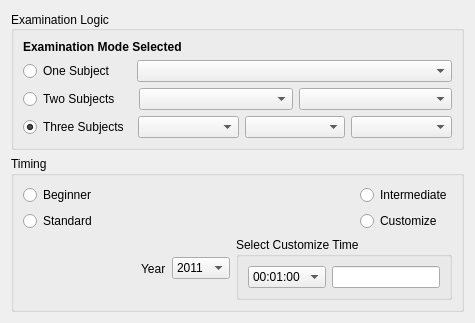
     <widget class="QWidget" name="exam">
      <layout class="QGridLayout" name="gridLayout_7">
       <item row="1" column="0">
        <widget class="QGroupBox" name="timingLogic">
         <property name="sizePolicy">
          <sizepolicy hsizetype="Expanding" vsizetype="Preferred">
           <horstretch>0</horstretch>
           <verstretch>0</verstretch>
          </sizepolicy>
         </property>
         <property name="title">
          <string>Timing</string>
         </property>
         <layout class="QGridLayout" name="gridLayout_9">
          <item row="0" column="0">
           <layout class="QGridLayout" name="gridLayout_6">
            <item row="0" column="0">
             <layout class="QGridLayout" name="gridLayout_4">
              <item row="0" column="0">
               <layout class="QVBoxLayout" name="verticalLayout_2">
                <item>
                 <widget class="QRadioButton" name="beginnerButton_7">
                  <property name="text">
                   <string>Beginner</string>
                  </property>
                 </widget>
                </item>
                <item>
                 <widget class="QRadioButton" name="standardButton_11">
                  <property name="text">
                   <string>Standard</string>
                  </property>
                 </widget>
                </item>
               </layout>
              </item>
              <item row="0" column="1">
               <spacer name="horizontalSpacer_7">
                <property name="orientation">
                 <enum>Qt::Horizontal</enum>
                </property>
                <property name="sizeHint" stdset="0">
                 <size>
                  <width>40</width>
                  <height>20</height>
                 </size>
                </property>
               </spacer>
              </item>
              <item row="0" column="2">
               <layout class="QVBoxLayout" name="verticalLayout">
                <item>
                 <widget class="QRadioButton" name="intermediateButton_10">
                  <property name="text">
                   <string>Intermediate</string>
                  </property>
                 </widget>
                </item>
                <item>
                 <widget class="QRadioButton" name="customizeradioButton_12">
                  <property name="text">
                   <string>Customize</string>
                  </property>
                 </widget>
                </item>
               </layout>
              </item>
             </layout>
            </item>
            <item row="1" column="0">
             <layout class="QHBoxLayout" name="horizontalLayout_2">
              <item>
               <spacer name="horizontalSpacer_8">
                <property name="orientation">
                 <enum>Qt::Horizontal</enum>
                </property>
                <property name="sizeHint" stdset="0">
                 <size>
                  <width>118</width>
                  <height>20</height>
                 </size>
                </property>
               </spacer>
              </item>
              <item>
               <widget class="QLabel" name="label_6">
                <property name="text">
                 <string>Year</string>
                </property>
               </widget>
              </item>
              <item>
               <widget class="QComboBox" name="comboBox">
                <item>
                 <property name="text">
                  <string>2011</string>
                 </property>
                </item>
               </widget>
              </item>
              <item>
               <widget class="QGroupBox" name="groupBox_2">
                <property name="title">
                 <string>Select Customize Time</string>
                </property>
                <layout class="QGridLayout" name="gridLayout_5">
                 <item row="0" column="0">
                  <widget class="QComboBox" name="timeExamModecomboBox_8">
                   <item>
                    <property name="text">
                     <string>00:01:00</string>
                    </property>
                   </item>
                   <item>
                    <property name="text">
                     <string>00:15:00</string>
                    </property>
                   </item>
                   <item>
                    <property name="text">
                     <string>00:30:00</string>
                    </property>
                   </item>
                   <item>
                    <property name="text">
                     <string>00:45:00</string>
                    </property>
                   </item>
                   <item>
                    <property name="text">
                     <string>01:00:00</string>
                    </property>
                   </item>
                   <item>
                    <property name="text">
                     <string>01:15:00</string>
                    </property>
                   </item>
                   <item>
                    <property name="text">
                     <string>01:30:00</string>
                    </property>
                   </item>
                   <item>
                    <property name="text">
                     <string>01:45:00</string>
                    </property>
                   </item>
                   <item>
                    <property name="text">
                     <string>02:00:00</string>
                    </property>
                   </item>
                   <item>
                    <property name="text">
                     <string>02:15:00</string>
                    </property>
                   </item>
                   <item>
                    <property name="text">
                     <string>02:30:00</string>
                    </property>
                   </item>
                   <item>
                    <property name="text">
                     <string>02:45:00</string>
                    </property>
                   </item>
                   <item>
                    <property name="text">
                     <string>03:00:00</string>
                    </property>
                   </item>
                   <item>
                    <property name="text">
                     <string>03:15:00</string>
                    </property>
                   </item>
                   <item>
                    <property name="text">
                     <string>03:30:00</string>
                    </property>
                   </item>
                   <item>
                    <property name="text">
                     <string>03:45:00</string>
                    </property>
                   </item>
                   <item>
                    <property name="text">
                     <string>04:00:00</string>
                    </property>
                   </item>
                   <item>
                    <property name="text">
                     <string>04:15:00</string>
                    </property>
                   </item>
                   <item>
                    <property name="text">
                     <string>04:30:00</string>
                    </property>
                   </item>
                  </widget>
                 </item>
                 <item row="0" column="1">
                  <widget class="QLineEdit" name="normalModeTime">
                   <property name="readOnly">
                    <bool>true</bool>
                   </property>
                  </widget>
                 </item>
                </layout>
               </widget>
              </item>
             </layout>
            </item>
           </layout>
          </item>
         </layout>
        </widget>
       </item>
       <item row="0" column="0">
        <widget class="QGroupBox" name="examLogic">
         <property name="font">
          <font>
           <weight>50</weight>
           <bold>false</bold>
          </font>
         </property>
         <property name="title">
          <string>Examination Logic</string>
         </property>
         <property name="alignment">
          <set>Qt::AlignLeading|Qt::AlignLeft|Qt::AlignVCenter</set>
         </property>
         <property name="flat">
          <bool>false</bool>
         </property>
         <property name="checkable">
          <bool>false</bool>
         </property>
         <layout class="QVBoxLayout" name="verticalLayout_3">
          <item>
           <widget class="QLabel" name="label_22">
            <property name="font">
             <font>
              <weight>75</weight>
              <bold>true</bold>
             </font>
            </property>
            <property name="text">
             <string>Examination Mode Selected</string>
            </property>
           </widget>
          </item>
          <item>
           <layout class="QHBoxLayout" name="horizontalLayout_3">
            <item>
             <widget class="QRadioButton" name="examOneButton">
              <property name="text">
               <string>One Subject     </string>
              </property>
             </widget>
            </item>
            <item>
             <widget class="QComboBox" name="exam1comboBox">
              <property name="sizePolicy">
               <sizepolicy hsizetype="Expanding" vsizetype="Fixed">
                <horstretch>0</horstretch>
                <verstretch>0</verstretch>
               </sizepolicy>
              </property>
             </widget>
            </item>
           </layout>
          </item>
          <item>
           <layout class="QHBoxLayout" name="horizontalLayout_4">
            <item>
             <widget class="QRadioButton" name="examTwoButton">
              <property name="text">
               <string>Two Subjects    </string>
              </property>
             </widget>
            </item>
            <item>
             <widget class="QComboBox" name="exam2comboBox_1">
              <property name="sizePolicy">
               <sizepolicy hsizetype="Expanding" vsizetype="Fixed">
                <horstretch>0</horstretch>
                <verstretch>0</verstretch>
               </sizepolicy>
              </property>
             </widget>
            </item>
            <item>
             <widget class="QComboBox" name="exam2comboBox_2">
              <property name="sizePolicy">
               <sizepolicy hsizetype="Expanding" vsizetype="Fixed">
                <horstretch>0</horstretch>
                <verstretch>0</verstretch>
               </sizepolicy>
              </property>
             </widget>
            </item>
           </layout>
          </item>
          <item>
           <layout class="QHBoxLayout" name="horizontalLayout_5">
            <item>
             <widget class="QRadioButton" name="examThreeButton">
              <property name="text">
               <string>Three Subjects </string>
              </property>
              <property name="checked">
               <bool>true</bool>
              </property>
             </widget>
            </item>
            <item>
             <widget class="QComboBox" name="exam3comboBox_4">
              <property name="sizePolicy">
               <sizepolicy hsizetype="Expanding" vsizetype="Fixed">
                <horstretch>0</horstretch>
                <verstretch>0</verstretch>
               </sizepolicy>
              </property>
             </widget>
            </item>
            <item>
             <widget class="QComboBox" name="exam3comboBox_2">
              <property name="sizePolicy">
               <sizepolicy hsizetype="Expanding" vsizetype="Fixed">
                <horstretch>0</horstretch>
                <verstretch>0</verstretch>
               </sizepolicy>
              </property>
             </widget>
            </item>
            <item>
             <widget class="QComboBox" name="exam3comboBox_7">
              <property name="sizePolicy">
               <sizepolicy hsizetype="Expanding" vsizetype="Fixed">
                <horstretch>0</horstretch>
                <verstretch>0</verstretch>
               </sizepolicy>
              </property>
             </widget>
            </item>
           </layout>
          </item>
         </layout>
        </widget>
       </item>
      </layout>
     </widget>
